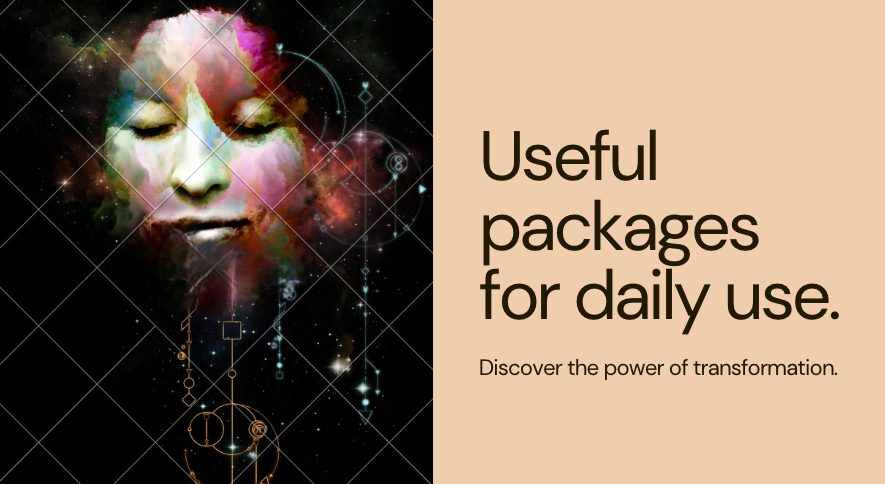
#> input picture usefulpackages.png, 885 x 484 px, found by its file name
$ python alchemy.py
#> lines starting #> are read from the running program, lines starting #| are printed output that depends on the picture
from PIL import Image

filename = "../assets/profile.png"
filename = "/Users/girish/Desktop/workspace/GirishCodeAlchemy/alchemy/alchemy-useful-packages/usefulpackages.png"
sizes = (500, 500)
img = Image.open(filename)
#> img is the input picture: PIL image 885x484 RGBA; mean R, G, B, A 136.2, 116.3, 98, 255
rgb_image = img.convert("RGB")

# Resize the image
resized_image = rgb_image.resize(sizes)
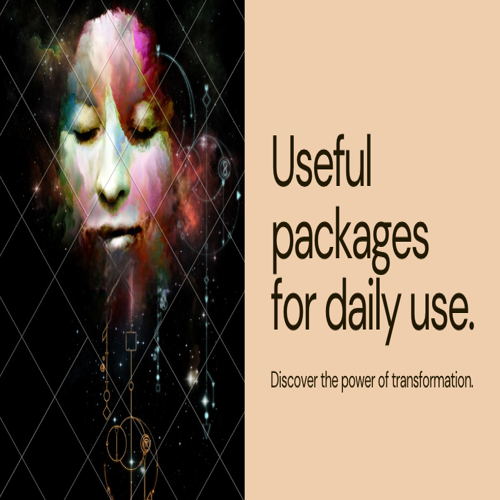
#> resized_image: PIL image 500x500 RGB; mean R, G, B 136.2, 116.4, 98

resized_image.save("resized_profile.png")


# Resize the image while maintaining the aspect ratio
img.thumbnail(sizes)
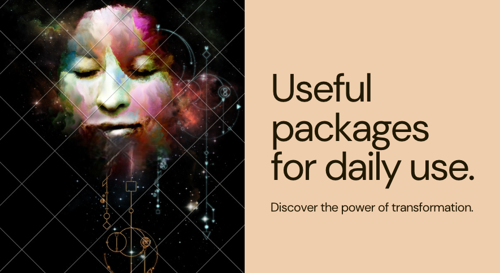
#> img: PIL image 500x273 RGBA; mean R, G, B, A 136.2, 116.4, 98, 255

# Save the resized image to a file
img.save("thumbnail_image.png")
